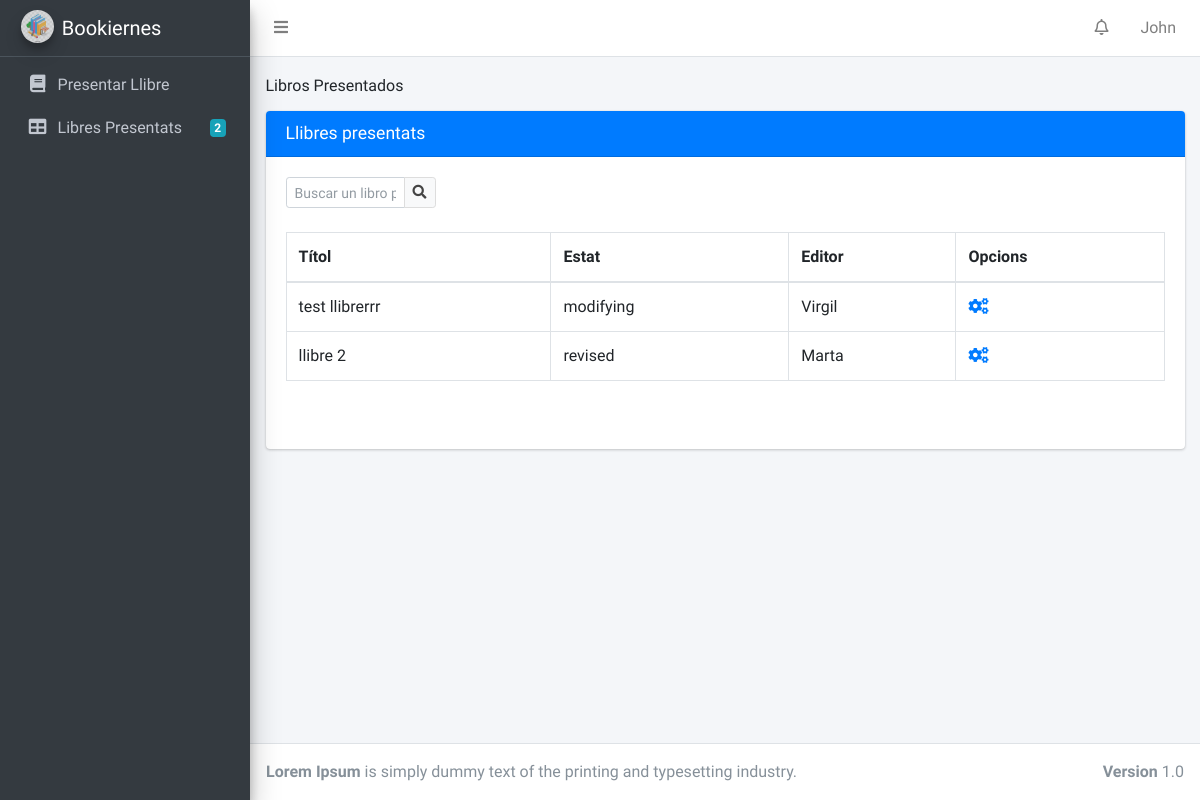
The page /writer_published/ (signed in) on the database as committed earlier.
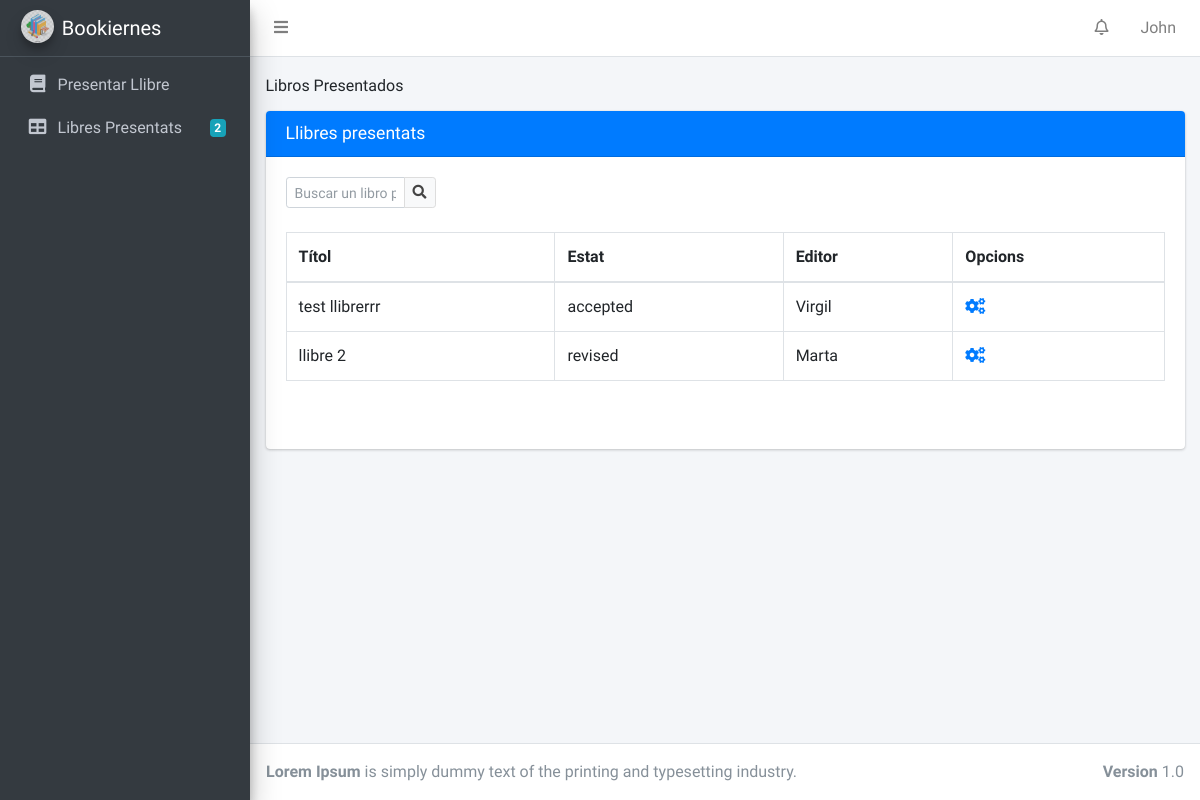
The same page on the database as committed later.
### BookiernesApp/models.py (models this page shows, shortened)
class User(AbstractUser):
    USER_TYPE_CHOICES = [('writer', 'Escritor'), ('editor', 'Editor'), ('main_editor', 'Escriptor principal'),
                         ('main_graphic_designer', 'Main Graphic Designer'), ('graphic_designer', 'Graphic Designer'),
                         ('it', 'IT'), ('subscribed_reader', 'Lector Subscrit')]
    user_type = models.CharField(
        max_length=255,
        choices=USER_TYPE_CHOICES,
        default='writer',
    )
    path_profile_photo = models.FileField(upload_to='profile_photo', null=True, blank=True)
    activated = models.BooleanField(default=True)
    def get_user_type_name(self):
        return dict(self.USER_TYPE_CHOICES)[self.user_type]

class Writer(models.Model):
    user = models.OneToOneField(User, on_delete=models.CASCADE, null=True, related_name='writer_profile')
    name = models.CharField(max_length=255)
    def get_presented_books(self):
        return Book.objects.all().filter(author=self)

class Book(models.Model):
    BOOK_STATUSES = [('presented', 'Presentat'), ('revised', 'Revisat'), ('modifying', 'Modificant'),
                     ('accepted', 'Aceptat'), ('rejected', 'Rebutjat'), ('published', 'Publicat'),
                     ('designing', 'Maquetacio'),
                     ('new_version', 'New Version')]
    title = models.CharField(null=True, max_length=255, blank=True)
    author = models.ForeignKey(Writer, null=True, on_delete=models.PROTECT, blank=True)
    assigned_to = models.ForeignKey(Editor, null=True, on_delete=models.PROTECT, related_name='books_assigned',
                                    blank=True)
    book_status = models.CharField(null=True, max_length=255, choices=BOOK_STATUSES, blank=True)
    description = models.TextField(null=True, blank=True)
    theme = models.ForeignKey(Theme, null=True, on_delete=models.PROTECT, related_name='books_themes', blank=True)
    path = models.FileField(upload_to='book', null=True, blank=True)
    main_editor_comment = models.TextField(null=True, blank=True)
    designer_assigned_to = models.ForeignKey(GraphicDesigner, null=True, on_delete=models.PROTECT,
                                             related_name='designer_books_assigned',
                                             blank=True)
    book_to_design = models.FileField(upload_to='book_to_design', null=True, blank=True)
    book_designed = models.FileField(upload_to='book_designed', null=True, blank=True)
    cover_image = models.ForeignKey(Image, null=True, on_delete=models.PROTECT, blank=True)
    language = models.CharField(null=True, max_length=255, blank=True)
    number_of_pages = models.IntegerField(null=True, blank=True)
    ISBN = models.CharField(null=True, max_length=13, blank=True)

class Editor(models.Model):
    user = models.OneToOneField(User, on_delete=models.CASCADE, null=True, related_name='editor_profile')
    assigned_theme = models.ForeignKey(Theme, null=True, on_delete=models.CASCADE)
    name = models.CharField(max_length=255)

### BookiernesApp/views/writer_views.py (the view)
# urls.py: url(r'^writer_published/$', login_required(PublishedBooks.as_view()), name='writer_published_books'),
@method_decorator([login_required, writer_required], name='dispatch')
class PublishedBooks(ListView):
    template_name = 'html_templates/Escriptor/Escriptor_LibrosPresentados.html'
    paginate_by = 3
    def get_queryset(self):
        try:
            return Book.objects.filter( author_id= Writer.objects.get(user_id=self.request.user.id).id )
        except:
            return 0

### BookiernesApp/templates/html_templates/Escriptor/Escriptor_LibrosPresentados.html (shortened to what this page needs)
{% extends "html_templates/Blocks/Base.html" %}
{% block head %}
    <link rel="stylesheet" href="../../../static/BookiernesApp/css/all.min.css">
    <link rel="stylesheet" href="https://use.fontawesome.com/releases/v5.7.0/css/all.css"
>
    <link rel="stylesheet" href="../../../static/BookiernesApp/css/adminlte.min.css">
{% endblock %}
 {% block content %}
  <div class="content-wrapper">
    <div class="content-header">
      <div class="container-fluid">
        <ol class="breadcrumb float-sm-left">
              <li class="breadcrumb-item">Libros Presentados</li>
        </ol>
      </div>
    </div>
<br>
    <section class="content">
        <div class="container-fluid">
              <div class="card card-primary">
                <div class="card-header">
                  <h3 class="card-title">Llibres presentats</h3>
                </div>
              <div class="card-body">
                <from  action=" " method="GET" >
                <div class="input-group input-group-sm" style="width: 150px;">
                    <input type="text" name="value_search" class="form-control float-right" placeholder="Buscar un libro por su titulo">
                    <div class="input-group-append">
                      <button type="submit" class="btn btn-default" value="Submit">
                        <i class="fas fa-search"></i>
                      </button>
                    </div>
                  </div>
                  </from>
                {% if user.writer_profile.get_presented_books.count > 0 %}
                <table class="table table-bordered">
                    <thead>
                      <tr>
                        <th>Títol</th>
                        <th>Estat</th>
                        <th>Editor</th>
                        <th>Opcions</th>
                      </tr>
                    </thead>
                    <tbody>
                      {% for b in page_obj %}
                      <tr>
                        <td>{{b.title}}</td>
                        <td>{{ b.book_status}}</td>
                        {% if b.assigned_to == None %}
                          <td> </td>
                        {% else %}
                         <td> {{ b.assigned_to.user.first_name }} {{ b.assigned_to.user.last_name }} </td>
                        {% endif %}
                        <td><a href="{% url 'BookiernesApp:books' b.id %}"><i class="nav-icon fas fa-cogs"></i></a>
                        </td>
                      </tr>
                      {% endfor %}
                    </tbody>
                  </table>
                  <br>
                  <br>
            {% else %}
              <br>  <br>
            <p class="text-center"> No hay nigul libro publicado en este momento </p>
            <br>  <br>
            {% endif %}
                </div>
              </div>
        </div>
  </div>
{% endblock %}

### BookiernesApp/templates/html_templates/Blocks/Base.html (shortened to what this page needs)
<!DOCTYPE html>
<html lang="en">
<head>
    {% block head %}
    {% endblock %}
</head>
<body class="hold-transition sidebar-mini layout-fixed">
<div class="wrapper">
    <nav class="main-header navbar navbar-expand navbar-white navbar-light">
        <ul class="navbar-nav">
            <li class="nav-item">
                <a class="nav-link" data-widget="pushmenu" href="#" role="button"><i class="fas fa-bars"></i></a>
            </li>
        </ul>
        <ul class="navbar-nav ml-auto">
            <li class="nav-item dropdown">
                <a class="nav-link" data-toggle="dropdown" href="#">
                    <i class="far fa-bell"></i>
                </a>
            </li>
            <li class="nav-item dropdown">
                <a class="nav-link" data-toggle="dropdown" href="#">
                    {{ user.first_name }}
                </a>
            </li>
        </ul>
    </nav>
    <aside class="main-sidebar sidebar-dark-primary elevation-4">
        <a href="#" class="brand-link">
            <img src="../../../static/BookiernesApp/img/logo_Bookiernes.png" alt="Bookiernes Logo"
                 class="brand-image img-circle elevation-3" style="opacity: .8">
            <span class="brand-text font-weight-light">Bookiernes</span>
        </a>
        <div class="sidebar">
            <nav class="mt-2">
                <ul class="nav nav-pills nav-sidebar flex-column" data-widget="treeview" role="menu"
                    data-accordion="false">
                    {% if  user.user_type == 'writer' %}
                        <li class="nav-item">
                            <a href="{% url 'BookiernesApp:writer_publish_book' %}" class="nav-link">
                                <i class="nav-icon fas fa-book"></i>
                                <p>
                                    Presentar Llibre
                                </p>
                            </a>
                        </li>
                        <li class="nav-item">
                            <a href="{% url 'BookiernesApp:writer_published_books' %}" class="nav-link">
                                <i class="nav-icon fas fa-table"></i>
                                <p>
                                    Libres Presentats
                                    {% if user.writer_profile.get_presented_books.count > 0 %}
                                        <span class="badge badge-info right">{{ user.writer_profile.get_presented_books.count }}</span>
                                    {% endif %}
                                </p>
                            </a>
                        </li>
                    {% endif %}
                </ul>
            </nav>
        </div>
    </aside>
    {% block content %}
    {% endblock %}
    <footer class="main-footer">
        <strong>Lorem Ipsum</strong>
        is simply dummy text of the printing and typesetting industry.
        <div class="float-right d-none d-sm-inline-block">
            <strong>Version</strong> 1.0
        </div>
    </footer>
</div>
</body>
</html>

Rows that differ between the two databases and show on the page:
changed Book "test llibrerrr": book_status "modifying" → "accepted"
